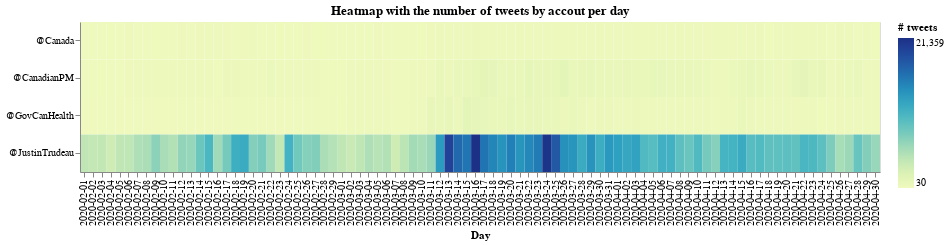

The code cell stored with this chart in its notebook:
### Markdown cell above
#### Heatmap with number of tweets per day by account

### Code cell
# heatmap with the number of tweets by account, per day
base = alt.Chart(df_aux3).mark_rect().encode(
    x=alt.X('day', title="Day"),
    y=alt.Y('account:O', title=""),
    color=alt.Color('tweet:Q', title="# tweets")
).properties(height=150, width=800)

base.properties(title='Heatmap with the number of tweets by accout per day')

### Figure 1 — Vega-Lite specification as saved in the notebook (floating-point values rounded to 4 significant figures; data arrays with more than 128 entries replaced by an {"elided": "..."} marker saying what was removed)
{"$schema": "https://vega.github.io/schema/vega-lite/v4.8.1.json", "config": {"view": {"continuousHeight": 300, "continuousWidth": 400}}, "data": {"name": "data-464bff5a16f904a9ff570d20d7b43fba"}, "datasets": {"data-464bff5a16f904a9ff570d20d7b43fba": {"elided": "360 records"}}, "encoding": {"color": {"field": "tweet", "title": "# tweets", "type": "quantitative"}, "x": {"field": "day", "title": "Day", "type": "nominal"}, "y": {"field": "account", "title": "", "type": "ordinal"}}, "height": 150, "mark": "rect", "title": "Heatmap with the number of tweets by accout per day", "width": 800}
